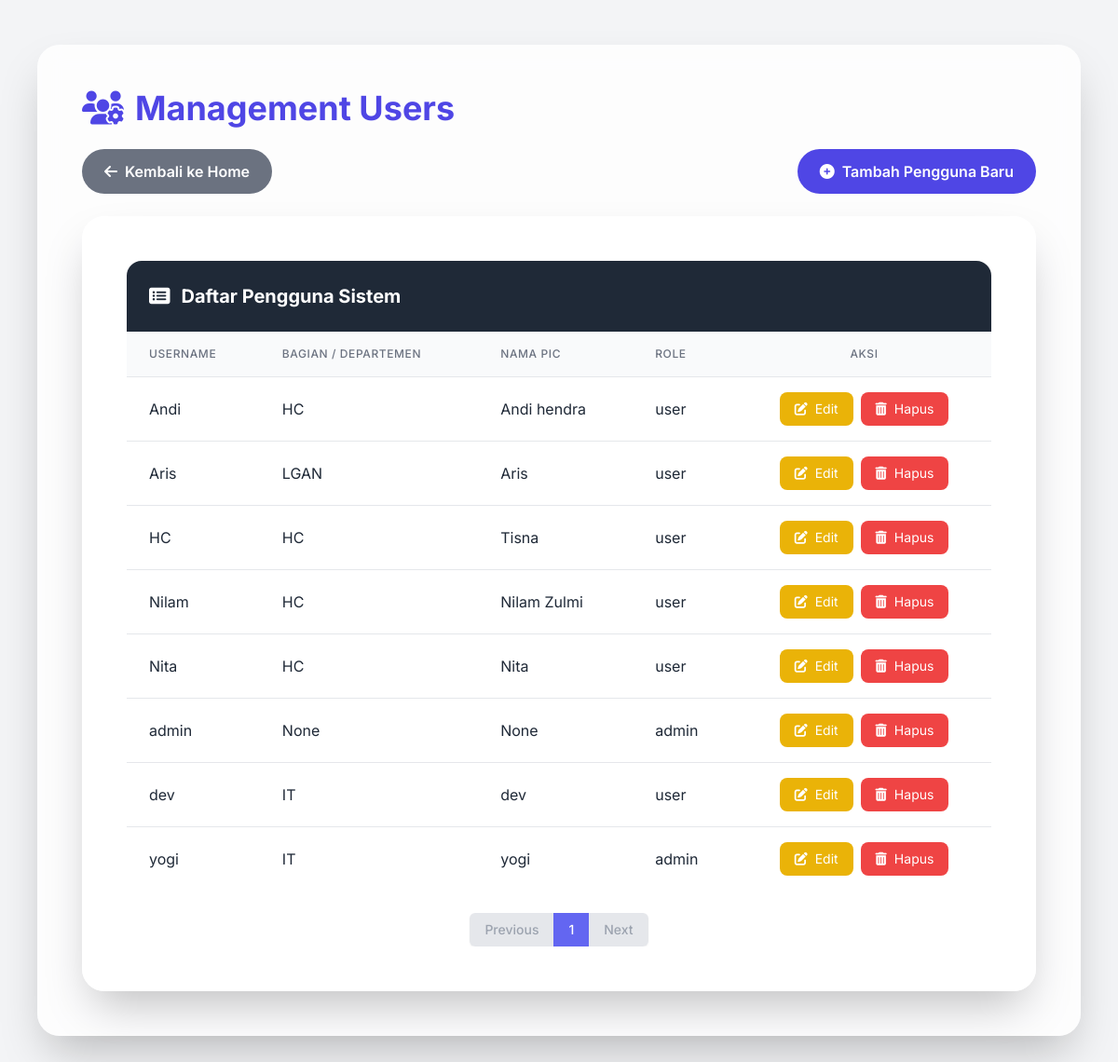
Before: /admin/users with the older database file.
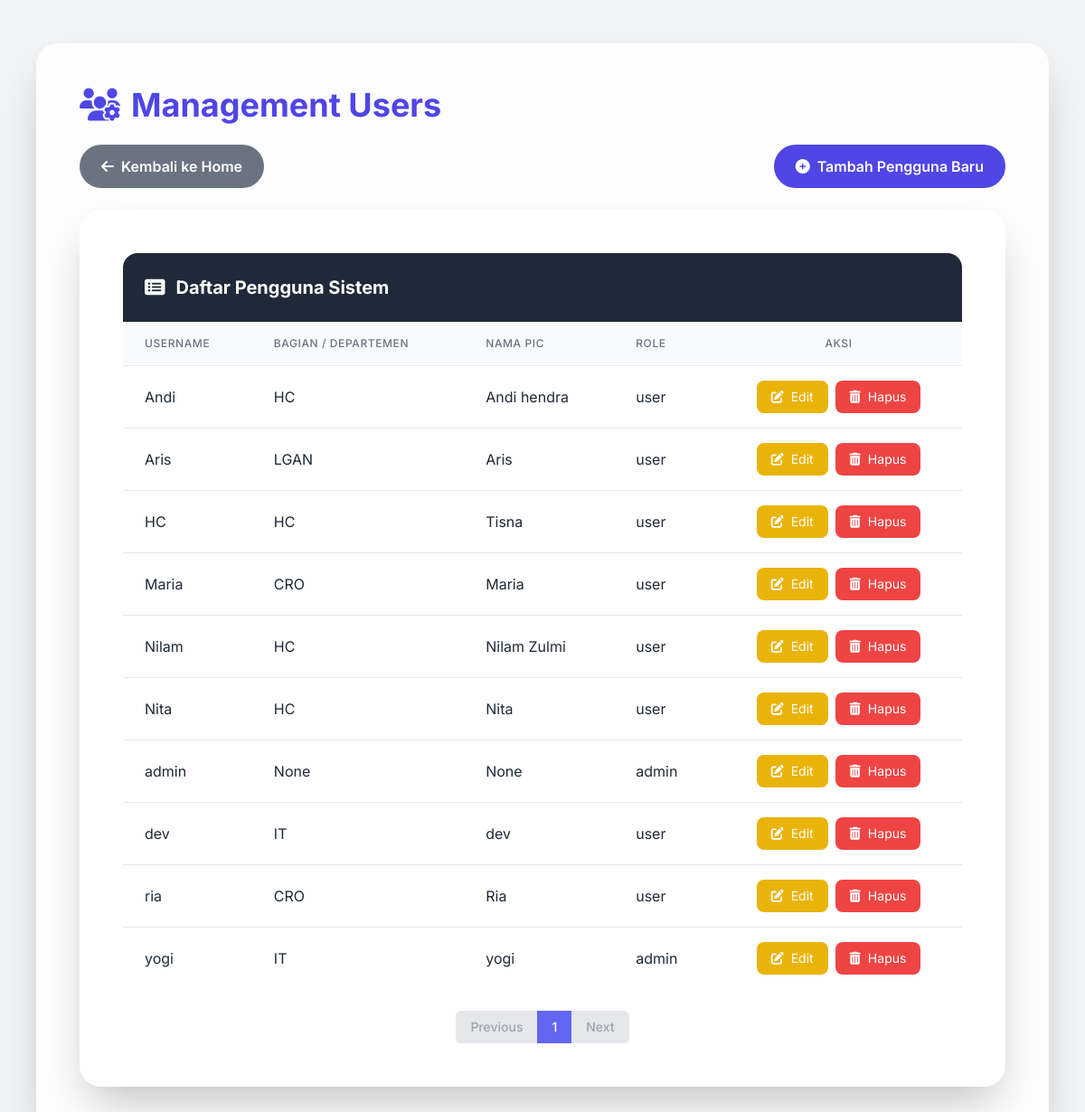
After: the same page with the newer database file.
### app.py (models this page shows, shortened)
class User(db.Model):
    id = db.Column(db.Integer, primary_key=True)
    username = db.Column(db.String(64), unique=True, nullable=False)
    password = db.Column(db.String(200), nullable=False)
    department = db.Column(db.String(100))
    pic_name = db.Column(db.String(100))
    role = db.Column(db.String(20))

### app.py (the view)
@app.route('/admin/users')
def manage_users():
    page = request.args.get('page', 1, type=int)
    per_page = 10
    all_users = User.query.order_by(User.username).all()
    total_pages = ceil(len(all_users) / per_page)
    users = all_users[(page - 1) * per_page: page * per_page]
    return render_template("manage_users.html", users=users, page=page, total_pages=total_pages)

### templates/manage_users.html (shortened to what this page needs)
<!DOCTYPE html>
<html lang="id">
<head>
    <script src="https://cdn.tailwindcss.com"></script>
    <link href="https://cdnjs.cloudflare.com/ajax/libs/font-awesome/6.5.0/css/all.min.css" rel="stylesheet">
</head>
<body class="bg-gray-100 text-gray-800">
<div class="container mx-auto px-4 py-8 md:py-12 max-w-6xl">
    <div class="bg-white/80 backdrop-blur-md rounded-3xl shadow-2xl p-6 md:p-10 lg:p-12 mb-8">
        <div class="flex items-center mb-6">
            <h2 class="text-indigo-600 font-bold text-3xl md:text-4xl">
                <i class="fas fa-users-cog mr-3"></i>Management Users
            </h2>
        </div>
    <div class="flex flex-col md:flex-row justify-between items-stretch md:items-center gap-4 mb-6">
        <a href="{{ url_for('home') }}" class="w-full md:w-auto bg-gray-500 hover:bg-gray-600 text-white px-6 py-3 rounded-full font-semibold transition duration-300 ease-in-out transform hover:-translate-y-1 hover:shadow-lg flex items-center justify-center">
            <i class="fas fa-arrow-left mr-2"></i> Kembali ke Home
        </a>
        <button id="openModalBtn" class="w-full md:w-auto bg-indigo-600 hover:bg-indigo-700 text-white px-6 py-3 rounded-full font-semibold transition duration-300 ease-in-out transform hover:-translate-y-1 hover:shadow-lg flex items-center justify-center">
            <i class="fas fa-plus-circle mr-2"></i> Tambah Pengguna Baru
        </button>
    </div>
        <div class="bg-white/80 backdrop-blur-md rounded-3xl shadow-2xl p-6 md:p-10 lg:p-12">
            <div class="bg-gray-800 text-white p-6 rounded-t-2xl font-bold text-xl flex items-center gap-3">
                <i class="fas fa-list-alt"></i> Daftar Pengguna Sistem
            </div>
            <div class="overflow-x-auto rounded-b-2xl">
                <table class="min-w-full divide-y divide-gray-200 bg-white">
                    <thead class="bg-gray-50">
                        <tr>
                            <th scope="col" class="px-6 py-4 text-left text-xs font-medium text-gray-500 uppercase tracking-wider">Username</th>
                            <th scope="col" class="px-6 py-4 text-left text-xs font-medium text-gray-500 uppercase tracking-wider">Bagian / Departemen</th>
                            <th scope="col" class="px-6 py-4 text-left text-xs font-medium text-gray-500 uppercase tracking-wider">Nama PIC</th>
                            <th scope="col" class="px-6 py-4 text-left text-xs font-medium text-gray-500 uppercase tracking-wider">Role</th>
                            <th scope="col" class="px-6 py-4 text-center text-xs font-medium text-gray-500 uppercase tracking-wider">Aksi</th>
                        </tr>
                    </thead>
                    <tbody class="divide-y divide-gray-200">
                        {% for u in users %}
                        <tr class="hover:bg-gray-50 transition duration-150 ease-in-out">
                            <td class="px-6 py-4">{{ u.username }}</td>
                            <td class="px-6 py-4">{{ u.department }}</td>
                            <td class="px-6 py-4">{{ u.pic_name }}</td>
                            <td class="px-6 py-4">{{ u.role }}</td>
                            <td class="px-6 py-4 whitespace-nowrap text-center">
                                <div class="flex flex-col md:flex-row justify-center items-center gap-2">
                                    <button
                                        type="button"
                                        class="open-edit-modal-btn inline-flex items-center px-4 py-2 bg-yellow-500 text-white rounded-lg hover:bg-yellow-600 transition-colors duration-200 text-sm"
                                        data-user-id="{{ u.id }}"
                                        data-user-username="{{ u.username }}"
                                        data-user-department="{{ u.department }}"
                                        data-user-picname="{{ u.pic_name }}"
                                        data-user-role="{{ u.role }}"
                                    >
                                        <i class="fas fa-edit mr-2"></i> Edit
                                    </button>
                                    <button type="button" class="open-delete-modal-btn inline-flex items-center px-4 py-2 bg-red-500 text-white rounded-lg hover:bg-red-600 transition-colors duration-200 text-sm" data-user-id="{{ u.id }}" data-user-name="{{ u.username }}">
                                        <i class="fas fa-trash-alt mr-2"></i> Hapus
                                    </button>
                                </div>
                            </td>
                        </tr>
                        {% endfor %}
                    </tbody>
                </table>
    <div class="flex justify-center mt-6">
        <nav class="inline-flex rounded-md shadow-sm" aria-label="Pagination">
            {% if page > 1 %}
                <a href="{{ url_for('manage_users', page=page-1) }}" class="px-4 py-2 text-sm font-medium text-white bg-indigo-600 hover:bg-indigo-700 rounded-l-md">Previous</a>
            {% else %}
                <span class="px-4 py-2 text-sm font-medium text-gray-400 bg-gray-200 rounded-l-md cursor-not-allowed">Previous</span>
            {% endif %}
            {% for p in range(1, total_pages + 1) %}
                <a href="{{ url_for('manage_users', page=p) }}" class="px-4 py-2 text-sm font-medium {% if p == page %}bg-indigo-500 text-white{% else %}text-gray-700 bg-white hover:bg-gray-100{% endif %}">
                    {{ p }}
                </a>
            {% endfor %}
            {% if page < total_pages %}
                <a href="{{ url_for('manage_users', page=page+1) }}" class="px-4 py-2 text-sm font-medium text-white bg-indigo-600 hover:bg-indigo-700 rounded-r-md">Next</a>
            {% else %}
                <span class="px-4 py-2 text-sm font-medium text-gray-400 bg-gray-200 rounded-r-md cursor-not-allowed">Next</span>
            {% endif %}
        </nav>
    </div>
            </div>
        </div>
    </div>
</div>
</body>
</html>

### templates/manage_users.html (style rules this page uses)
body { font-family: 'Inter', sans-serif; }

Changed rows visible on the page:
added User: username "Maria", department "CRO", pic_name "Maria", role "user"
added User: username "ria", department "CRO", pic_name "Ria", role "user"
